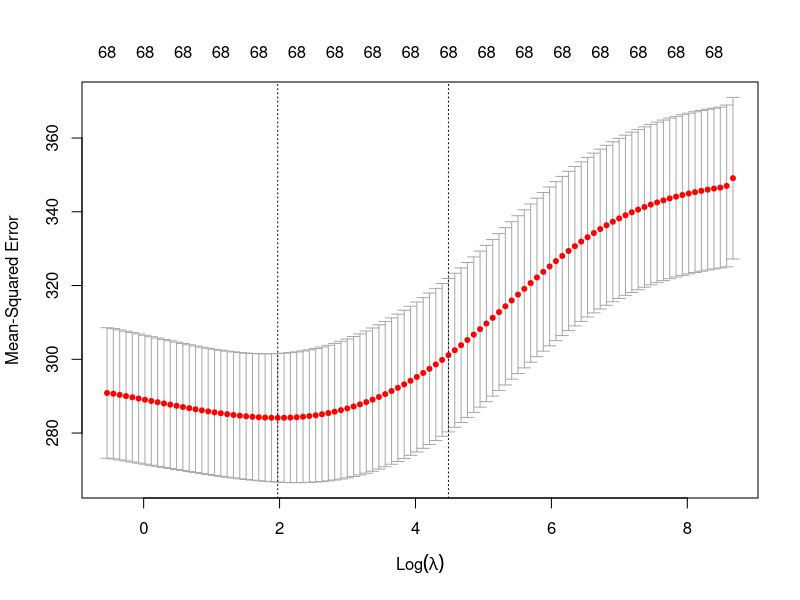
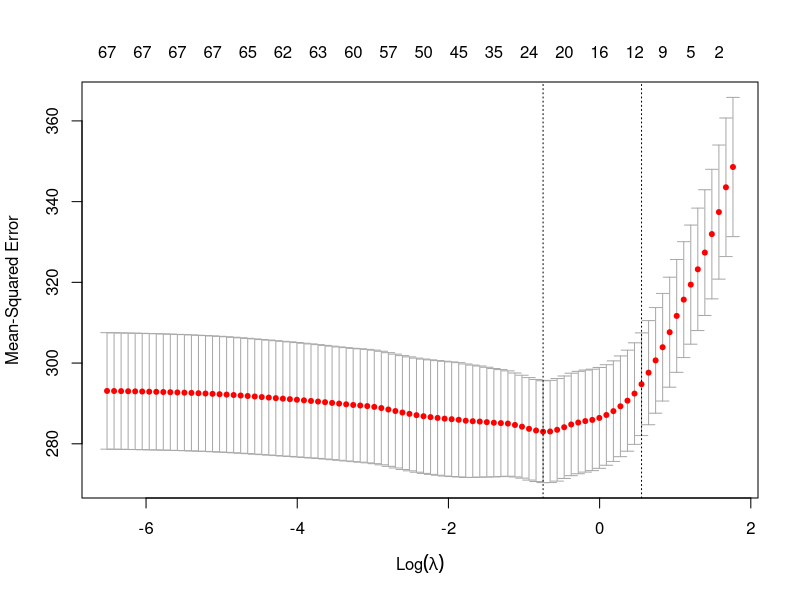

Here is the R script that generated these plots, in order: (Note: a time limit stopped this script after it produced the figures.)
library(glmnet)
library(caret)
library(MASS)
#Read datasets
trainset <- read.csv("data/music_origin_lat_train_set.csv", header=TRUE) 
testset <- read.csv("data/music_origin_lat_test_set.csv", header=TRUE)
#Subsets of x
xtrain <- trainset[,1:68]
xtest <- testset[,1:68]
musicset <- rbind(trainset, testset)
xmusicset <- musicset[,1:68]
#OLS with all variables as benchmark
lm.fit <- lm(y~., data=trainset)

lm.predict <- predict(lm.fit, newdata=testset)
#Aggregated data frame of different models' performance
Q2results <- data.frame("OLS", mean((lm.predict-testset$y)^2), 
                      mean(abs(lm.predict-testset$y)))
names(Q2results) <- c("Model", "MSE", "MAE")

#Stepwise, forward, backward based on AIC
set.seed(123)
fullmodel <- lm(y~., data=trainset)
emptymodel <- lm(y~1, data=trainset)
backward <- stepAIC(fullmodel,direction="backward", k=2)
forward <- stepAIC(emptymodel,direction="forward",scope=list(upper=fullmodel,lower=emptymodel), k=2)
stepwise <- stepAIC(emptymodel,direction="both",scope=list(upper=fullmodel,lower=emptymodel), k=2)

backward.predict <- predict(backward, newdata = testset)
forward.predict <- predict(forward, newdata = testset)
stepwise.predict <- predict(stepwise, newdata = testset)

Q2results[nrow(Q2results) + 1,] = list(Model="backward", MSE=mean((backward.predict-testset$y)^2), 
                                   MAE=mean(abs(backward.predict-testset$y)))
Q2results[nrow(Q2results) + 1,] = list(Model="forward", MSE=mean((forward.predict-testset$y)^2), 
                                   MAE=mean(abs(forward.predict-testset$y)))
Q2results[nrow(Q2results) + 1,] = list(Model="stepwise", MSE=mean((stepwise.predict-testset$y)^2), 
                                   MAE=mean(abs(stepwise.predict-testset$y)))

#Ridge Regression
ridge.fit <- cv.glmnet(as.matrix(xtrain), trainset$y, alpha = 0)
plot(ridge.fit)

predridge <- predict(ridge.fit, new=as.matrix(xtest), s="lambda.min")

Q2results[nrow(Q2results) + 1,] = list(Model="Ridge Regression", MSE=mean((predridge-testset$y)^2), 
                                   MAE=mean(abs(predridge-testset$y)))

#Lasso Regression
lasso.fit <- cv.glmnet(as.matrix(xtrain), trainset$y, alpha = 1)
plot(lasso.fit)

predlasso <- predict(lasso.fit, new=as.matrix(xtest), s="lambda.min")

Q2results[nrow(Q2results) + 1,] = list(Model="Lasso Regression", MSE=mean((predlasso-testset$y)^2), 
                                   MAE=mean(abs(predlasso-testset$y)))

#Elastic net with alpha=0.5, 0.2 and 0.8
elnet0.2.fit <- cv.glmnet(as.matrix(xtrain), trainset$y, alpha = 0.2)
elnet0.5.fit <- cv.glmnet(as.matrix(xtrain), trainset$y, alpha = 0.5)
elnet0.8.fit <- cv.glmnet(as.matrix(xtrain), trainset$y, alpha = 0.8)

predelnet0.2 <- predict(elnet0.2.fit, new=as.matrix(xtest), s="lambda.min")
predelnet0.5 <- predict(elnet0.5.fit, new=as.matrix(xtest), s="lambda.min")
predelnet0.8 <- predict(elnet0.8.fit, new=as.matrix(xtest), s="lambda.min")


Q2results[nrow(Q2results) + 1,] = list(Model="Elastic Net Alpha=0.2", MSE=mean((predelnet0.2-testset$y)^2), 
                                   MAE=mean(abs(predelnet0.2-testset$y)))
Q2results[nrow(Q2results) + 1,] = list(Model="Elastic Net Alpha=0.5", MSE=mean((predelnet0.5-testset$y)^2), 
                                   MAE=mean(abs(predelnet0.5-testset$y)))
Q2results[nrow(Q2results) + 1,] = list(Model="Elastic Net Alpha=0.8", MSE=mean((predelnet0.8-testset$y)^2), 
                                   MAE=mean(abs(predelnet0.8-testset$y)))

#Elastic net with optimal alpha and lambda using caret
alpha.grid <- seq(0, 1, 0.01)
srchGrd = expand.grid(.alpha = alpha.grid, .lambda = "all")

elnet.fit <- train(
  y ~., data = trainset, method = "glmnet",
  trControl = trainControl("cv", number = 10),
  tuneLength = 10, tuneGrid = srchGrd
)

optimal.alpha  <- elnet.fit$bestTune$alpha 
optimal.lambda <- elnet.fit$bestTune$lambda

optimal.elnet.fit <- glmnet(as.matrix(xtrain), trainset$y, alpha = optimal.alpha, lambda = optimal.lambda)

predoptimalelnet <- predict(optimal.elnet.fit, newx=as.matrix(xtest))

Q2results[nrow(Q2results) + 1,] = list(Model="Optimal Elastic Net Caret", MSE=mean((predoptimalelnet-testset$y)^2), 
                                   MAE=mean(abs(predoptimalelnet-testset$y)))

#Elastic net with own function 
cv.optimalElasticNet <- function(seed, x, y, fold, alpha, lambda, xtrain, ytrain, xtest, ytest) {
  
  set.seed(seed)
  #Create equally sized folds
  folds <- cut(seq(1,nrow(x)),breaks=fold,labels=FALSE)
  #alpha lambda grid search
  searchgrid <- expand.grid(alpha, lambda)
  grid <- nrow(searchgrid)
  #Store intermediate results for MSE and MAE for alpha-lambda combinations
  tuneResults <- cbind(searchgrid, data.frame(matrix(0, ncol = fold , nrow=grid)))
  #Perform cross validation to tune alpha and lambda based on MSE like caret does
  for (i in 1:grid) {
    for(j in 1:fold){
      #Segment data by fold using the which() function 
      testIndexes <- which(folds==j,arr.ind=TRUE)
      testx <- x[testIndexes, ]
      testy <- y[testIndexes]
      trainx <- x[-testIndexes, ]
      trainy <- y[-testIndexes]
      #Fit and test the alpha-lambda combination for elastic net
      model.fit <- glmnet(as.matrix(trainx) , trainy , alpha = tuneResults[i,1] , lambda = tuneResults[i,2])
      model.pred <- predict(model.fit , as.matrix(testx) , s=model.fit$lambda)
      meanSquaredError <- mean((model.pred - testy)^2)
      
      tuneResults[i, j+2] <- meanSquaredError
    }
  }
  #Calculate average MSE and use that alpha-lambda for optimal model
  tuneResults$MSE_AVG <- rowMeans(tuneResults[,3:(3+fold-1)])
  optimalAlpha <- tuneResults[which(tuneResults$MSE_AVG==min(tuneResults$MSE_AVG)), 1]
  optimalLambda <- tuneResults[which(tuneResults$MSE_AVG==min(tuneResults$MSE_AVG)), 2]
  
  optimal.model.fit <- glmnet(as.matrix(xtrain) , ytrain , alpha = optimalAlpha , lambda = optimalLambda)
  optimal.model.pred <- predict(optimal.model.fit , as.matrix(xtest) , s=model.fit$lambda)
  
  optimalMSE <- mean((optimal.model.pred - ytest)^2)
  optimalMAE <- mean(abs(optimal.model.pred - ytest))
  
  #optimalResult <- list("Optimal Elastic Net No Caret", optimalMSE, optimalMAE)
  optimalResult <- data.frame("Optimal Elastic Net No Caret", optimalMSE, 
                              optimalMAE)
  names(optimalResult) <- c("Model", "MSE", "MAE")
  return(optimalResult)
}

alpha.grid <- seq(0, 1, 0.01)
lambda.grid <- seq(1,4, 0.1)
ElasticNetNoCaret <- cv.optimalElasticNet(123456, xmusicset, musicset$y, 10, alpha.grid, lambda.grid, xtrain, trainset$y, xtest, testset$y)
Q2results[nrow(Q2results) + 1,] = list(Model=ElasticNetNoCaret$Model,MSE=ElasticNetNoCaret$MSE, MAE=ElasticNetNoCaret$MAE)


#Relax Lasso Regression
relax.lasso.fit <- cv.glmnet(as.matrix(xtrain), trainset$y, alpha = 1, relax=TRUE)

predrelaxlasso <- predict(relax.lasso.fit, new=as.matrix(xtest), s="lambda.min", gamma="gamma.min")

Q2results[nrow(Q2results) + 1,] = list(Model="Relaxed Lasso", MSE=mean((predrelaxlasso-testset$y)^2), 
                                   MAE=mean(abs(predrelaxlasso-testset$y)))
